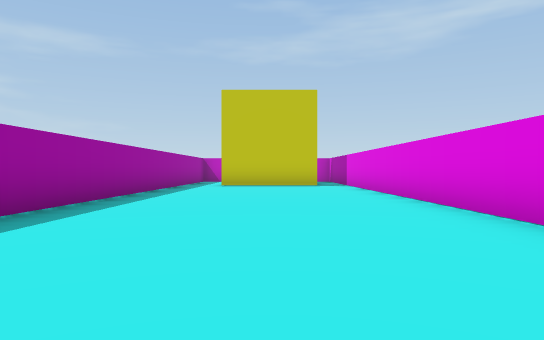
view 1 (above)

19 first-person views from a walk through a scene from a Unity 3-D project. The camera is 0.51 m above the floor, looks level and sees 70° across. The floor is counted in squares, 1 m on a side. Each view is taken from the middle of a square. On the plan, view 1 faces up. The plan holds only what a view shows up to about 9 squares ahead; the rest is blank.

view 2
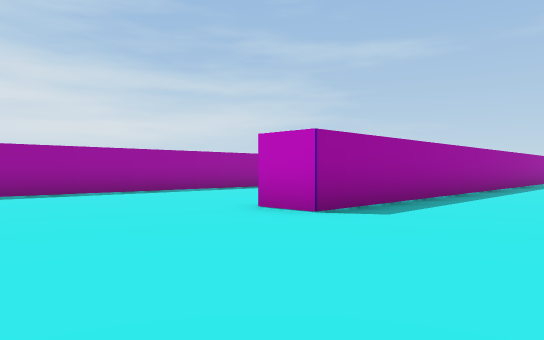

view 3
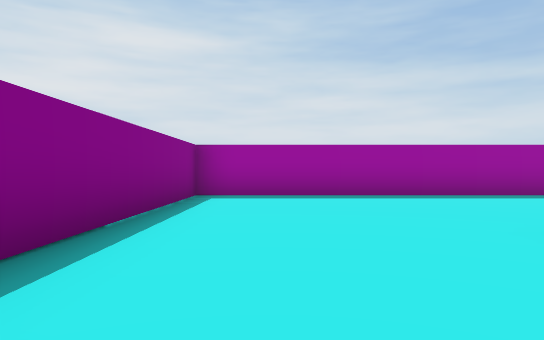

view 4
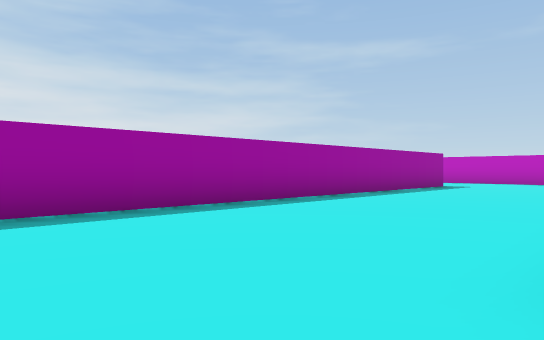

view 5
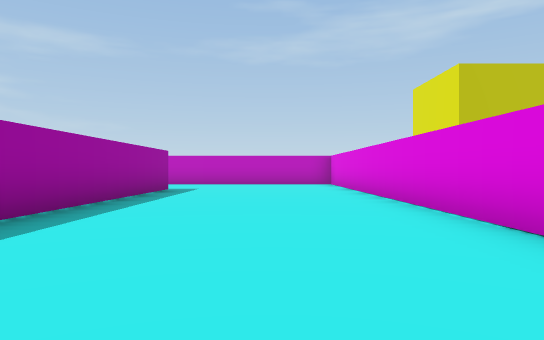

view 6
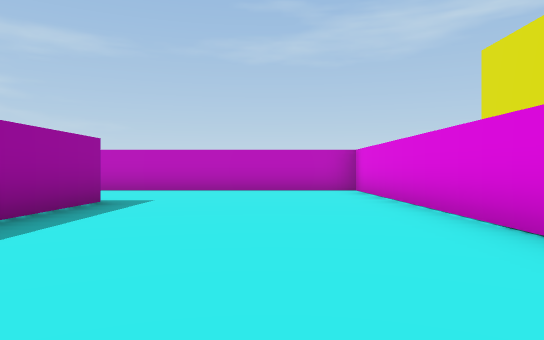

view 7
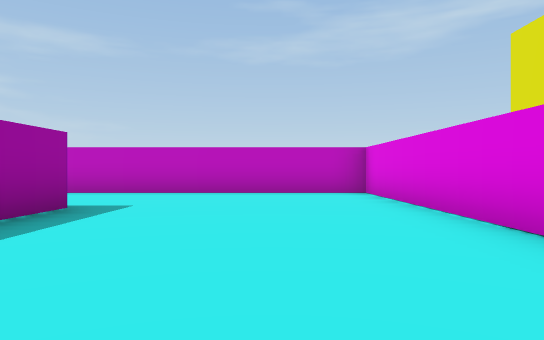

view 8
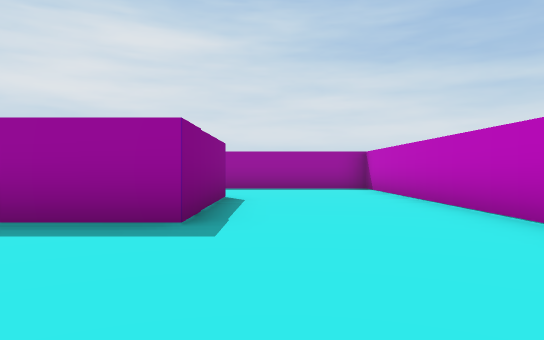

view 9
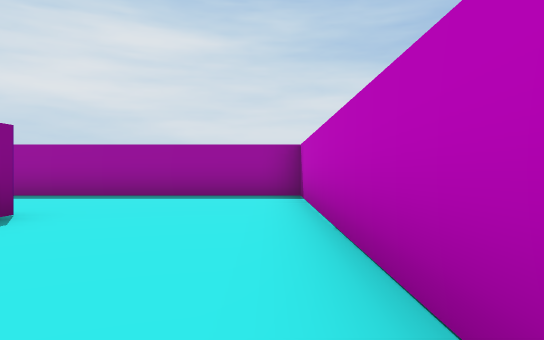

view 10
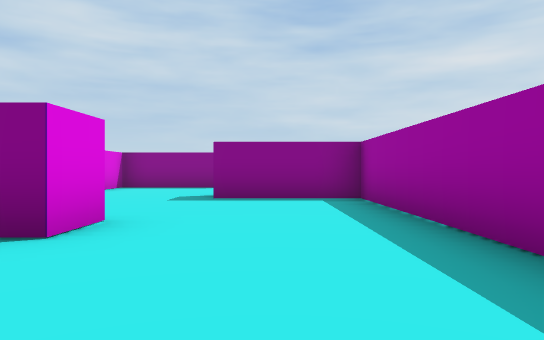

view 11
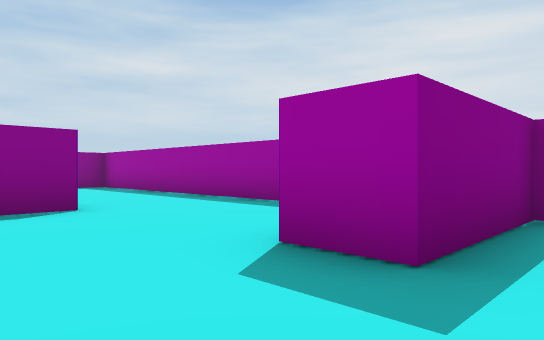

view 12
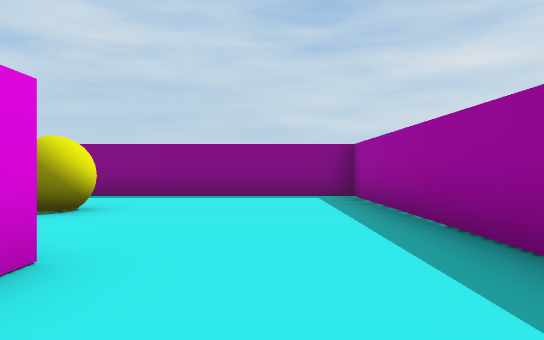

view 13
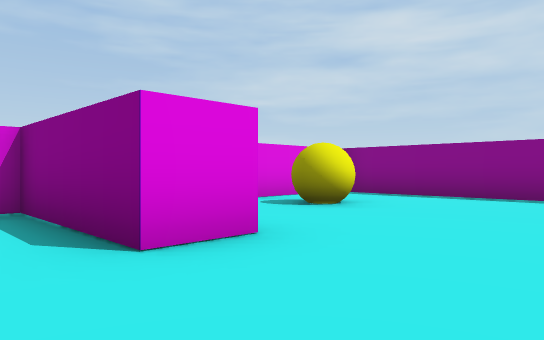

view 14
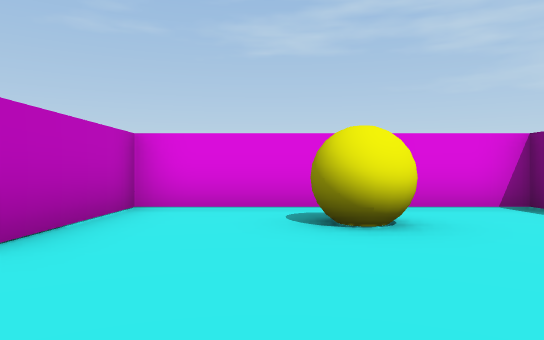

view 15
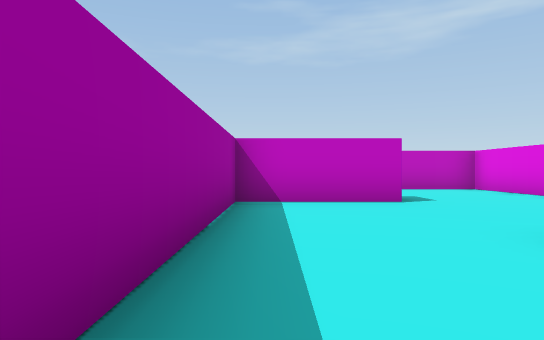

view 16
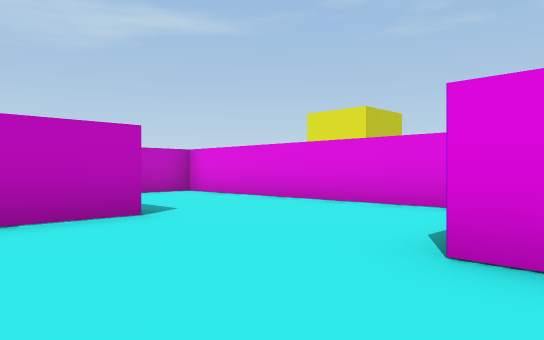

view 17
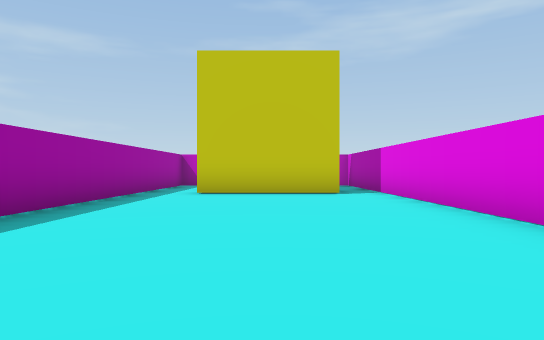

view 18
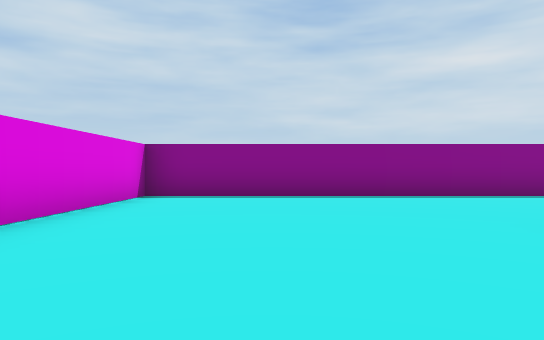

view 19
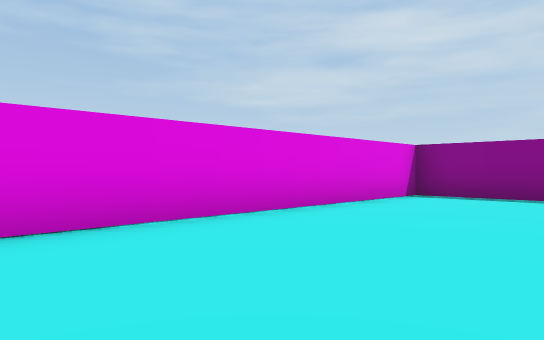

### Floor plan
Points are (right, up) in squares from view 1. A wall is a line through its corners. A room is listed if a view was taken in it or the views show most of it. See-through windows are left out.
Room 1 (views 1, 2, 3, 4, 5, 6, 7, 8, 9, 10, 11, 17, 18, 19)
walls: (-3.9, 5.9) (-3.9, 16.6) (-15.6, 16.6) (-15.6, 9.1) (-13, 9.1) (-13, 8.1); (-2.9, 11.5) (-2.9, 2.7) (-4, 2.7); (-10.4, 12.2) (-11, 12.2); (-12.7, 4.9) (-9.7, 4.9) (-9.7, 11.5); (-12.3, 12.1) (-12.3, 13.1) (-8.7, 13.1) (-8.7, -1.5) (2.5, -1.5) (2.5, 11.5); (1.5, 12.2) (-1.6, 12.2)
ways out: opening at (-12.5, 6.5) to room 2; opening at (-2, 11); opening at (2, 12)
Room 2 (views 12, 13, 14, 15, 16)
walls: (-12.7, 3.9) (-12.7, 4.9); (-13, 8.1) (-15.6, 8.1) (-15.6, -1.5) (-9.7, -1.5) (-9.7, 3.9) (-12.4, 3.9)
ways out: opening at (-12.5, 6.5) to room 1
objects: other object (-12, 1) to (-11, 1)

Where each view was taken, in squares from view 1:
view 1: 0 up, 0 right, facing up
view 2: 1 down, 0 right, facing up-left
view 3: 0 up, 1 left, facing left
view 4: 1 up, 4 left, facing up-left
view 5: 3 up, 6 left, facing up
view 6: 7 up, 6 left, facing up
view 7: 8 up, 6 left, facing up
view 8: 14 up, 5 left, facing left
view 9: 16 up, 8 left, facing left
view 10: 16 up, 14 left, facing down
view 11: 10 up, 11 left, facing down-left
view 12: 6 up, 14 left, facing down
view 13: 6 up, 15 left, facing down-right
view 14: 2 up, 15 left, facing right
view 15: 2 up, 15 left, facing up
view 16: 4 up, 15 left, facing up-right
view 17: 4 up, 0 right, facing up
view 18: 6 up, 0 right, facing down
view 19: 6 up, 1 left, facing down-right
